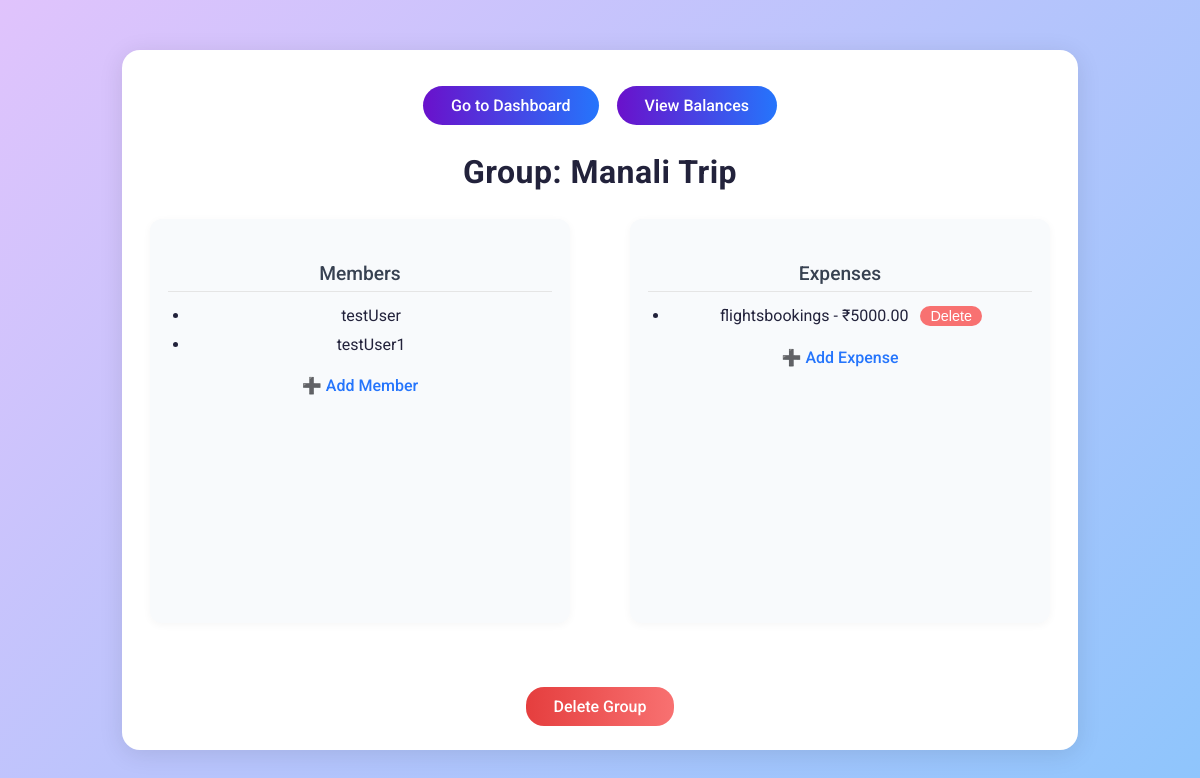
Page /groups/2/ (signed in) on the committed database.
### expensesSharing/models.py (models this page shows, shortened)
class Group(models.Model):
    name = models.CharField(max_length=100)
    created_by = models.ForeignKey(User, on_delete=models.CASCADE, related_name='created_groups')
    created_at = models.DateTimeField(auto_now_add=True)

class GroupMember(models.Model):
    group = models.ForeignKey(Group, on_delete=models.CASCADE, related_name='members')
    user = models.ForeignKey(User, on_delete=models.CASCADE)

class GroupExpense(models.Model):
    group = models.ForeignKey(Group, on_delete=models.CASCADE, related_name='expenses')
    description = models.CharField(max_length=255)
    amount = models.DecimalField(max_digits=10, decimal_places=2)
    paid_by = models.ForeignKey(User, on_delete=models.CASCADE)
    date = models.DateField(auto_now_add=True)

### expensesSharing/views.py (the view)
# urls.py: path('<int:group_id>/', views.group_detail, name='group_detail'),
@login_required
def group_detail(request, group_id):
    group = get_object_or_404(Group, id=group_id)
    members = group.members.all()
    expenses = group.expenses.all()
    return render(request, 'expensesSharing/group_detail.html', {'group': group, 'members': members, 'expenses': expenses})

### expensesSharing/templates/expensesSharing/group_detail.html (shortened to what this page needs)
{% extends 'base.html' %}
{% block content %}
<div class="container">
  <div class="top-bar">
    <a href="{% url 'dashboard' %}" class="dashboard-btn">Go to Dashboard</a>
    <a href="{% url 'group_expense_balances' group.id %}" class="balances-btn">View Balances</a>
  </div>
  <div class="group-title">Group: {{ group.name }}</div>
  <div class="main-section">
    <div class="members-section">
      <h3>Members</h3>
      {% if members %}
        <ul>
          {% for member in members %}
            <li>{{ member.user.username }}</li>
          {% endfor %}
        </ul>
      {% else %}
        <p>No members in this group yet.</p>
      {% endif %}
      <a href="{% url 'add_group_member' group.id %}" class="add-link">➕ Add Member</a>
    </div>
    <div class="expenses-section">
      <h3>Expenses</h3>
      {% if expenses %}
        <ul>
          {% for expense in expenses %}
            <li>
              {{ expense.description }} - ₹{{ expense.amount }}
              <form method="post" action="{% url 'delete_expense' expense.id %}" style="display:inline;" onsubmit="return confirm('Delete this expense?');">
                <button type="submit" class="delete-btn">Delete</button>
              </form>
            </li>
          {% endfor %}
        </ul>
      {% else %}
        <p>No expenses added yet.</p>
      {% endif %}
      <a href="{% url 'add_group_expense' group.id %}" class="add-link">➕ Add Expense</a>
    </div>
  </div>
  <div class="footer">
    <form method="post" action="{% url 'delete_group' group.id %}" onsubmit="return confirm('Are you sure you want to delete this group? This action cannot be undone.');">
      <button type="submit" class="delete-group-btn">
        Delete Group
      </button>
    </form>
  </div>
</div>
{% endblock %}

### users/static/users/style.css (style rules this page uses)
body { margin: 0; padding: 0; font-family: 'Segoe UI', sans-serif; background: linear-gradient(to top, #3c1053, #ad5389); height: 100vh; display: flex; justify-content: center; align-items: center; position: relative; }
.container { backdrop-filter: blur(6px); background-color: rgba(255, 255, 255, 0.1); border-radius: 15px; padding: 30px 40px; box-shadow: 0 0 15px rgba(0,0,0,0.5); width: 350px; color: #fff; text-align: center; }

### expensesSharing/templates/expensesSharing/group_detail.html (style rules this page uses)
html, body { height: 100%; min-height: 100vh; margin: 0; padding: 0; font-family: 'Roboto', 'Segoe UI', Arial, sans-serif; color: #222; background: linear-gradient(135deg, #e0c3fc 0%, #8ec5fc 100%); box-sizing: border-box; }
body { min-height: 100vh; padding: 32px 0 32px 0; box-sizing: border-box; overflow-x: hidden; }
.container { width: 900px; max-width: 98vw; margin: 0 auto; padding: 36px 28px 24px 28px; background: #fff; border-radius: 18px; box-shadow: 0 4px 24px rgba(0, 0, 0, 0.10); min-height: 80vh; display: flex; flex-direction: column; justify-content: flex-start; }
.top-bar { display: flex; justify-content: center; gap: 18px; margin-bottom: 10px; }
.dashboard-btn, .balances-btn { background: linear-gradient(to right, #6a11cb, #2575fc); color: #fff !important; border: none; border-radius: 22px; padding: 10px 28px; font-size: 1rem; font-weight: 500; text-decoration: none; transition: background 0.3s, transform 0.2s; font-family: inherit; cursor: pointer; }
.group-title { text-align: center; font-size: 2rem; font-weight: 700; color: #22223b; margin: 18px 0 28px 0; letter-spacing: 0.5px; }
.main-section { display: flex; gap: 40px; justify-content: space-between; flex: 1; margin-bottom: 32px; }
.members-section, .expenses-section { flex: 1; background: #f8fafc; border-radius: 12px; padding: 24px 18px; box-shadow: 0 2px 8px rgba(0,0,0,0.04); min-width: 0; }
.members-section { margin-right: 10px; }
.expenses-section { margin-left: 10px; }
h3 { font-size: 1.2rem; color: #374151; font-weight: 500; margin-bottom: 14px; border-bottom: 1px solid #e5e5e5; padding-bottom: 6px; }
ul { list-style: disc; padding-left: 22px; margin: 12px 0 22px 0; }
li { margin-bottom: 10px; font-size: 1rem; color: #22223b; font-family: inherit; }
.add-link { color: #2575fc; font-weight: 500; text-decoration: none; display: inline-block; margin-bottom: 10px; font-size: 1rem; transition: color 0.2s; }
.delete-btn { background: #f87171; color: #fff; border: none; border-radius: 10px; padding: 2px 10px; font-size: 0.9rem; cursor: pointer; margin-left: 8px; transition: background 0.2s; }
.footer { display: flex; justify-content: center; margin-top: 32px; }
.delete-group-btn { background: linear-gradient(to right, #e53e3e, #f87171); color: #fff; border: none; border-radius: 18px; padding: 10px 28px; font-size: 1rem; font-weight: 500; cursor: pointer; transition: background 0.3s, transform 0.2s; font-family: inherit; }

### rows in the picture
Group: name "Manali Trip"
GroupMember: user.username "testUser"
GroupMember: user.username "testUser1"
GroupExpense: description "flightsbookings", amount "5000.00"
